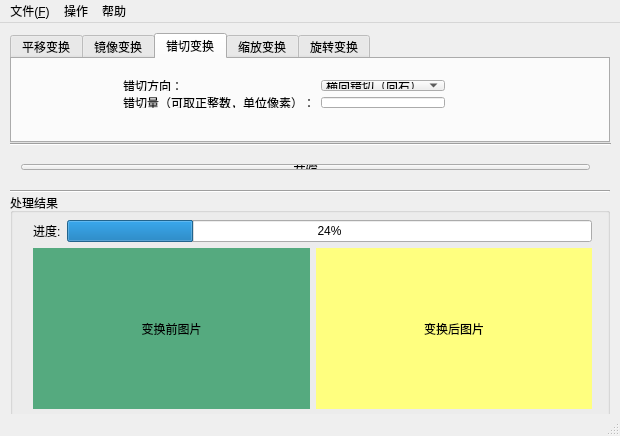
<?xml version="1.0" encoding="UTF-8"?>
<ui version="4.0">
 <class>MainWindow</class>
 <widget class="QMainWindow" name="MainWindow">
  <property name="geometry">
   <rect>
    <x>0</x>
    <y>0</y>
    <width>620</width>
    <height>436</height>
   </rect>
  </property>
  <property name="minimumSize">
   <size>
    <width>620</width>
    <height>436</height>
   </size>
  </property>
  <property name="maximumSize">
   <size>
    <width>620</width>
    <height>436</height>
   </size>
  </property>
  <property name="windowTitle">
   <string>图像几何变换</string>
  </property>
  <widget class="QWidget" name="mainWidget">
   <widget class="QTabWidget" name="argTabWidget">
    <property name="geometry">
     <rect>
      <x>10</x>
      <y>10</y>
      <width>600</width>
      <height>110</height>
     </rect>
    </property>
    <property name="minimumSize">
     <size>
      <width>600</width>
      <height>110</height>
     </size>
    </property>
    <property name="maximumSize">
     <size>
      <width>600</width>
      <height>110</height>
     </size>
    </property>
    <property name="currentIndex">
     <number>2</number>
    </property>
    <widget class="QWidget" name="translateTab">
     <attribute name="title">
      <string>平移变换</string>
     </attribute>
     <widget class="QWidget" name="layoutWidget">
      <property name="geometry">
       <rect>
        <x>86</x>
        <y>10</y>
        <width>391</width>
        <height>64</height>
       </rect>
      </property>
      <layout class="QVBoxLayout" name="verticalLayout_2">
       <item>
        <layout class="QHBoxLayout" name="horizontalLayout">
         <item>
          <widget class="QLabel" name="transXTip">
           <property name="text">
            <string>横向平移量（向右为正，向左为负，取整数，单位像素）：</string>
           </property>
          </widget>
         </item>
         <item>
          <widget class="QLineEdit" name="transXVal"/>
         </item>
        </layout>
       </item>
       <item>
        <layout class="QHBoxLayout" name="horizontalLayout_2">
         <item>
          <widget class="QLabel" name="transYTip">
           <property name="text">
            <string>纵向平移量（向上为正，向下为负，取整数，单位像素）：</string>
           </property>
          </widget>
         </item>
         <item>
          <widget class="QLineEdit" name="transYVal"/>
         </item>
        </layout>
       </item>
      </layout>
     </widget>
    </widget>
    <widget class="QWidget" name="mirrorTab">
     <attribute name="title">
      <string>镜像变换</string>
     </attribute>
     <widget class="QWidget" name="layoutWidget">
      <property name="geometry">
       <rect>
        <x>120</x>
        <y>20</y>
        <width>311</width>
        <height>22</height>
       </rect>
      </property>
      <layout class="QHBoxLayout" name="horizontalLayout_3">
       <item>
        <widget class="QLabel" name="mirrorTip">
         <property name="text">
          <string>选择镜像方向：</string>
         </property>
        </widget>
       </item>
       <item>
        <widget class="QComboBox" name="mirDirectionVal">
         <item>
          <property name="text">
           <string>垂直镜像（X轴为翻转轴）</string>
          </property>
         </item>
         <item>
          <property name="text">
           <string>水平镜像（Y轴为翻转轴）</string>
          </property>
         </item>
        </widget>
       </item>
      </layout>
     </widget>
    </widget>
    <widget class="QWidget" name="shearTab">
     <attribute name="title">
      <string>错切变换</string>
     </attribute>
     <widget class="QWidget" name="layoutWidget">
      <property name="geometry">
       <rect>
        <x>100</x>
        <y>10</y>
        <width>344</width>
        <height>50</height>
       </rect>
      </property>
      <layout class="QHBoxLayout" name="horizontalLayout_4">
       <item>
        <layout class="QVBoxLayout" name="verticalLayout_3">
         <item>
          <widget class="QLabel" name="shearDirectionTip">
           <property name="text">
            <string>错切方向：</string>
           </property>
          </widget>
         </item>
         <item>
          <widget class="QLabel" name="shearTip">
           <property name="text">
            <string>错切量（可取正整数，单位像素）：</string>
           </property>
          </widget>
         </item>
        </layout>
       </item>
       <item>
        <layout class="QVBoxLayout" name="verticalLayout_5">
         <item>
          <widget class="QComboBox" name="shearDirectionVal">
           <item>
            <property name="text">
             <string>横向错切（向右）</string>
            </property>
           </item>
           <item>
            <property name="text">
             <string>纵向错切（向下）</string>
            </property>
           </item>
          </widget>
         </item>
         <item>
          <widget class="QLineEdit" name="shearVal"/>
         </item>
        </layout>
       </item>
      </layout>
     </widget>
    </widget>
    <widget class="QWidget" name="scaleTab">
     <attribute name="title">
      <string>缩放变换</string>
     </attribute>
     <widget class="QWidget" name="layoutWidget">
      <property name="geometry">
       <rect>
        <x>84</x>
        <y>10</y>
        <width>391</width>
        <height>64</height>
       </rect>
      </property>
      <layout class="QVBoxLayout" name="verticalLayout_4">
       <item>
        <layout class="QHBoxLayout" name="horizontalLayout_6">
         <item>
          <widget class="QLabel" name="scaleXTip">
           <property name="text">
            <string>X轴缩放量（变长大于1，变短小于1，取正实数，单位倍）：</string>
           </property>
          </widget>
         </item>
         <item>
          <widget class="QLineEdit" name="scaleXVal"/>
         </item>
        </layout>
       </item>
       <item>
        <layout class="QHBoxLayout" name="horizontalLayout_7">
         <item>
          <widget class="QLabel" name="scaleYTip">
           <property name="text">
            <string>Y轴缩放量（变长大于1，变短小于1，取正实数，单位倍）：</string>
           </property>
          </widget>
         </item>
         <item>
          <widget class="QLineEdit" name="scaleYVal"/>
         </item>
        </layout>
       </item>
      </layout>
     </widget>
    </widget>
    <widget class="QWidget" name="rotateTab">
     <attribute name="title">
      <string>旋转变换</string>
     </attribute>
     <widget class="QWidget" name="layoutWidget">
      <property name="geometry">
       <rect>
        <x>90</x>
        <y>20</y>
        <width>393</width>
        <height>28</height>
       </rect>
      </property>
      <layout class="QHBoxLayout" name="horizontalLayout_8">
       <item>
        <widget class="QLabel" name="rotateTip">
         <property name="text">
          <string>旋转角度（顺时针方向为正，取整数，单位度）：</string>
         </property>
        </widget>
       </item>
       <item>
        <widget class="QLineEdit" name="rotateVal"/>
       </item>
      </layout>
     </widget>
    </widget>
   </widget>
   <widget class="QGroupBox" name="resultBox">
    <property name="geometry">
     <rect>
      <x>10</x>
      <y>170</y>
      <width>600</width>
      <height>239</height>
     </rect>
    </property>
    <property name="title">
     <string>处理结果</string>
    </property>
    <widget class="QWidget" name="layoutWidget">
     <property name="geometry">
      <rect>
       <x>12</x>
       <y>16</y>
       <width>581</width>
       <height>211</height>
      </rect>
     </property>
     <layout class="QVBoxLayout" name="verticalLayout">
      <item>
       <layout class="QHBoxLayout" name="horizontalLayout_10">
        <item>
         <widget class="QLabel" name="label">
          <property name="text">
           <string>进度:</string>
          </property>
         </widget>
        </item>
        <item>
         <widget class="QProgressBar" name="progressBar">
          <property name="value">
           <number>24</number>
          </property>
         </widget>
        </item>
       </layout>
      </item>
      <item>
       <layout class="QHBoxLayout" name="horizontalLayout_11">
        <item>
         <widget class="QLabel" name="imgBefLabel">
          <property name="maximumSize">
           <size>
            <width>286</width>
            <height>16777215</height>
           </size>
          </property>
          <property name="styleSheet">
           <string notr="true">background-color: rgb(85, 170, 127);
</string>
          </property>
          <property name="text">
           <string>变换前图片</string>
          </property>
          <property name="scaledContents">
           <bool>true</bool>
          </property>
          <property name="alignment">
           <set>Qt::AlignCenter</set>
          </property>
         </widget>
        </item>
        <item>
         <widget class="QLabel" name="imgAftLabel">
          <property name="maximumSize">
           <size>
            <width>285</width>
            <height>16777215</height>
           </size>
          </property>
          <property name="styleSheet">
           <string notr="true">background-color: rgb(255, 255, 127);</string>
          </property>
          <property name="text">
           <string>变换后图片</string>
          </property>
          <property name="scaledContents">
           <bool>true</bool>
          </property>
          <property name="alignment">
           <set>Qt::AlignCenter</set>
          </property>
         </widget>
        </item>
       </layout>
      </item>
     </layout>
    </widget>
   </widget>
   <widget class="Line" name="hLine1">
    <property name="geometry">
     <rect>
      <x>10</x>
      <y>111</y>
      <width>601</width>
      <height>20</height>
     </rect>
    </property>
    <property name="orientation">
     <enum>Qt::Horizontal</enum>
    </property>
   </widget>
   <widget class="Line" name="hLine2">
    <property name="geometry">
     <rect>
      <x>10</x>
      <y>160</y>
      <width>600</width>
      <height>16</height>
     </rect>
    </property>
    <property name="orientation">
     <enum>Qt::Horizontal</enum>
    </property>
   </widget>
   <widget class="QWidget" name="layoutWidget">
    <property name="geometry">
     <rect>
      <x>10</x>
      <y>130</y>
      <width>591</width>
      <height>28</height>
     </rect>
    </property>
    <layout class="QHBoxLayout" name="horizontalLayout_9">
     <item>
      <widget class="QPushButton" name="startBtn">
       <property name="text">
        <string>开始</string>
       </property>
      </widget>
     </item>
    </layout>
   </widget>
   <zorder>resultBox</zorder>
   <zorder>hLine1</zorder>
   <zorder>hLine2</zorder>
   <zorder>argTabWidget</zorder>
   <zorder>layoutWidget</zorder>
  </widget>
  <widget class="QMenuBar" name="menuBar">
   <property name="geometry">
    <rect>
     <x>0</x>
     <y>0</y>
     <width>620</width>
     <height>23</height>
    </rect>
   </property>
   <widget class="QMenu" name="File">
    <property name="title">
     <string>文件(&amp;F)</string>
    </property>
    <addaction name="openAction"/>
    <addaction name="separator"/>
    <addaction name="exitAction"/>
   </widget>
   <widget class="QMenu" name="Operate">
    <property name="title">
     <string>操作</string>
    </property>
    <addaction name="translateAction"/>
    <addaction name="mirrorAction"/>
    <addaction name="shearAction"/>
    <addaction name="scaleAction"/>
    <addaction name="rotateAction"/>
   </widget>
   <widget class="QMenu" name="Help">
    <property name="title">
     <string>帮助</string>
    </property>
    <addaction name="aboutAction"/>
   </widget>
   <addaction name="File"/>
   <addaction name="Operate"/>
   <addaction name="Help"/>
  </widget>
  <widget class="QStatusBar" name="statusBar"/>
  <action name="openAction">
   <property name="checkable">
    <bool>false</bool>
   </property>
   <property name="checked">
    <bool>false</bool>
   </property>
   <property name="text">
    <string>打开文件</string>
   </property>
   <property name="shortcut">
    <string>Ctrl+O</string>
   </property>
  </action>
  <action name="openFolderAction">
   <property name="text">
    <string>打开文件夹</string>
   </property>
   <property name="shortcut">
    <string>Ctrl+O</string>
   </property>
  </action>
  <action name="aboutAction">
   <property name="text">
    <string>关于</string>
   </property>
   <property name="shortcut">
    <string>Ctrl+H</string>
   </property>
  </action>
  <action name="saveAction">
   <property name="text">
    <string>保存</string>
   </property>
   <property name="shortcut">
    <string>Ctrl+S</string>
   </property>
  </action>
  <action name="exitAction">
   <property name="text">
    <string>退出</string>
   </property>
   <property name="shortcut">
    <string>Ctrl+Q</string>
   </property>
  </action>
  <action name="translateAction">
   <property name="text">
    <string>平移变换</string>
   </property>
  </action>
  <action name="scaleAction">
   <property name="text">
    <string>缩放变换</string>
   </property>
  </action>
  <action name="mirrorAction">
   <property name="text">
    <string>镜像变换</string>
   </property>
  </action>
  <action name="shearAction">
   <property name="text">
    <string>错切变换</string>
   </property>
  </action>
  <action name="rotateAction">
   <property name="text">
    <string>旋转变换</string>
   </property>
  </action>
 </widget>
 <layoutdefault spacing="6" margin="11"/>
 <resources/>
 <connections/>
</ui>
